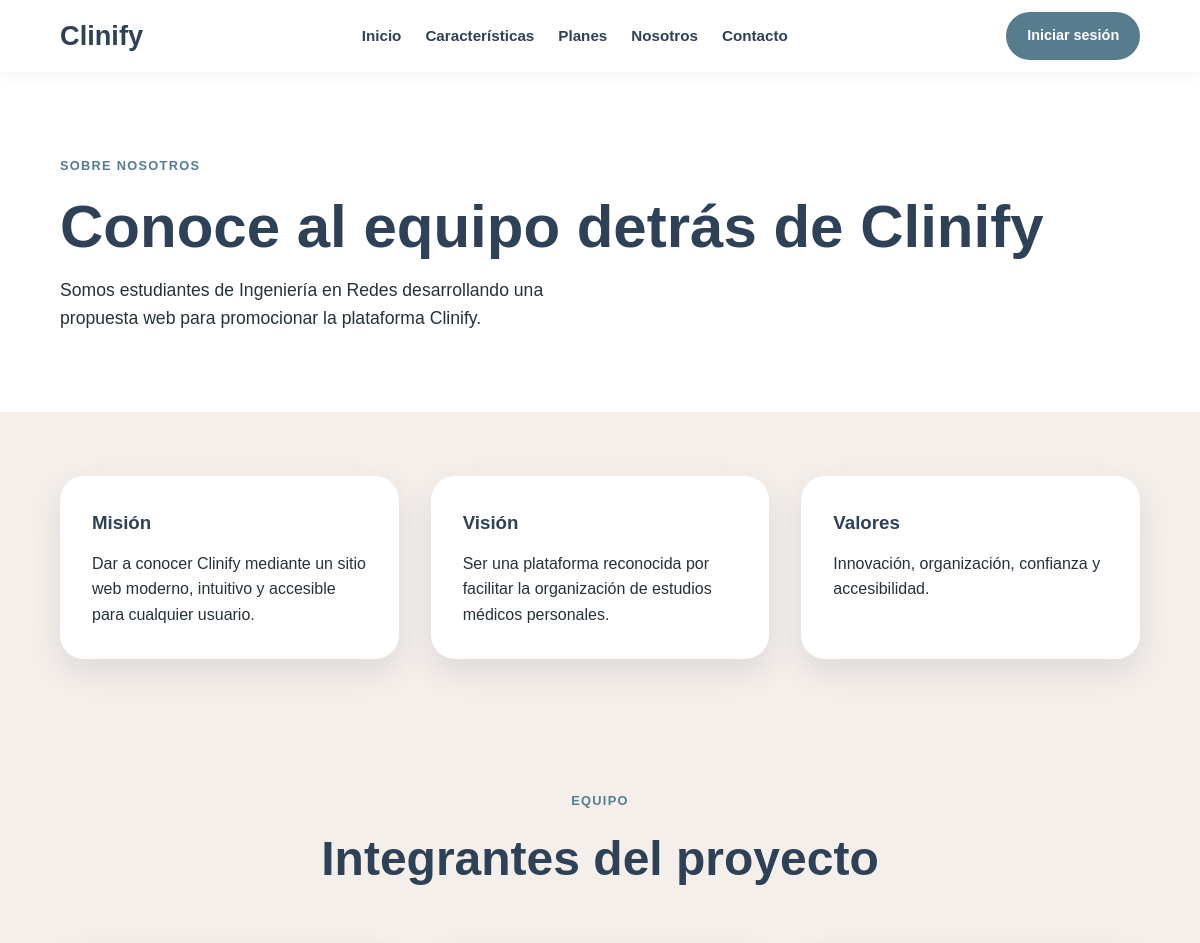
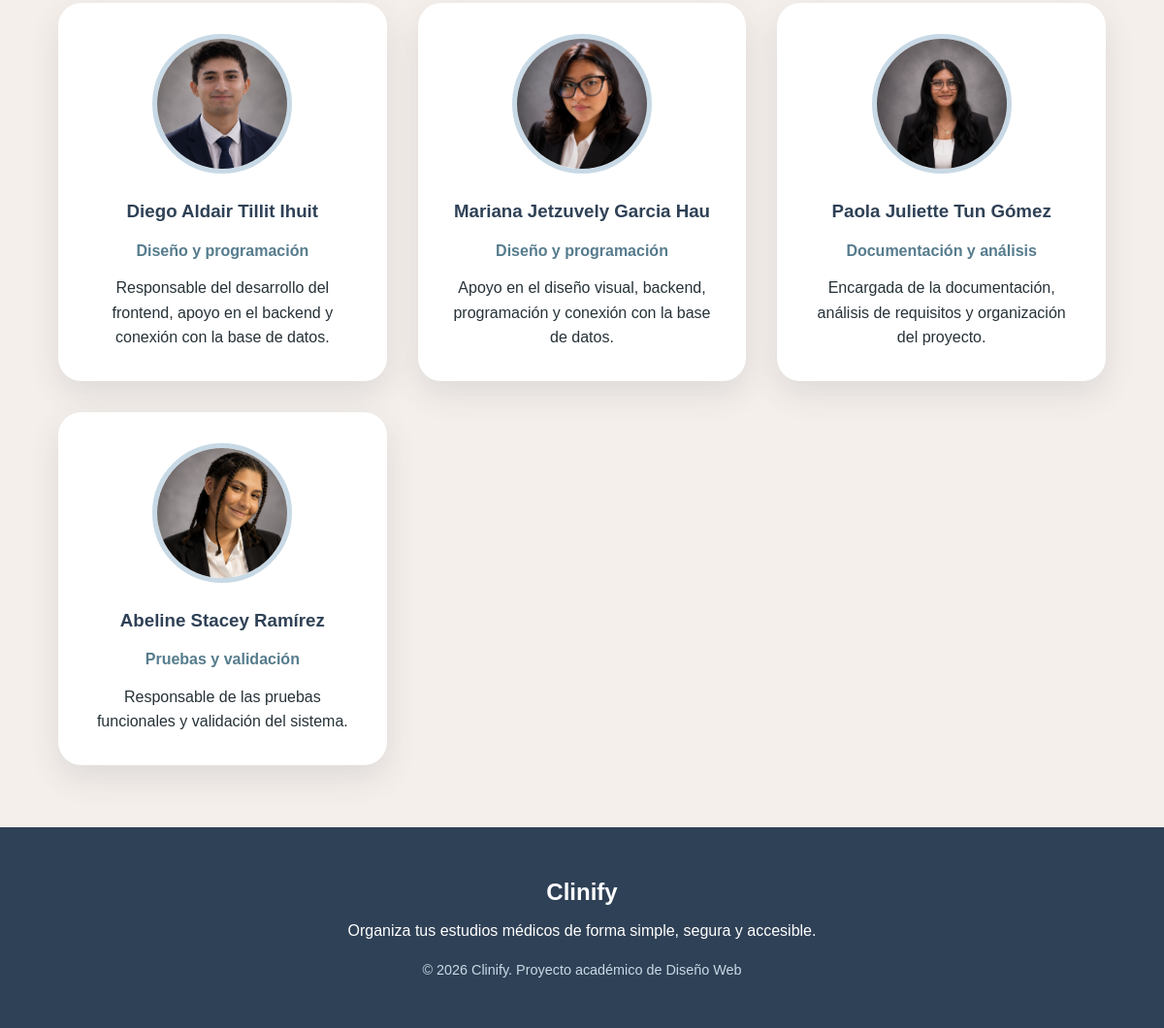
Page /nosotros.php on the committed database (2 pictures, top to bottom).
### tables this page shows
CREATE TABLE equipo (
    id INT AUTO_INCREMENT PRIMARY KEY,
    nombre VARCHAR(100) NOT NULL,
    rol VARCHAR(100) NOT NULL,
    descripcion TEXT NOT NULL
);

### nosotros.php (the view)
<?php
include 'includes/header.php';
include 'includes/navbar.php';
include 'config/conexion.php';
$consulta = "SELECT * FROM equipo ORDER BY id ASC";
$resultado = mysqli_query($conexion, $consulta);
?>
<main>
    <section class="hero hero-simple">
        <div class="contenedor">
            <span class="etiqueta">
                Sobre nosotros
            </span>
            <h1>
                Conoce al equipo detrás de Clinify
            </h1>
            <p>
                Somos estudiantes de Ingeniería en Redes desarrollando una propuesta
                web para promocionar la plataforma Clinify.
            </p>
        </div>
    </section>
    <section class="seccion">
        <div class="contenedor nosotros-grid">
            <article class="card">
                <h3>Misión</h3>
                <p>
                    Dar a conocer Clinify mediante un sitio web moderno,
                    intuitivo y accesible para cualquier usuario.
                </p>
            </article>
            <article class="card">
                <h3>Visión</h3>
                <p>
                    Ser una plataforma reconocida por facilitar la organización
                    de estudios médicos personales.
                </p>
            </article>
            <article class="card">
                <h3>Valores</h3>
                <p>
                    Innovación, organización, confianza y accesibilidad.
                </p>
            </article>
        </div>
    </section>
    <section class="seccion">
        <div class="contenedor">
            <div class="titulo-seccion">
                <span>Equipo</span>
                <h2>
                    Integrantes del proyecto
                </h2>
            </div>
            <div class="grid-3">
                <?php while($integrante = mysqli_fetch_assoc($resultado)){ ?>
                    <article class="card miembro">
                        <img
                            src="assets/img/<?php echo $integrante['id']; ?>.png"
                            alt="<?php echo $integrante['nombre']; ?>">
                        <h3>
                            <?php echo $integrante['nombre']; ?>
                        </h3>
                        <p class="rol-miembro">
                            <?php echo $integrante['rol']; ?>
                        </p>
                        <p class="descripcion-miembro">
                            <?php echo $integrante['descripcion']; ?>
                        </p>
                    </article>
                <?php } ?>
            </div>
        </div>
    </section>
</main>
<?php include 'includes/footer.php'; ?>

### includes/header.php (shortened to what this page needs)
<!DOCTYPE html>
<html lang="es">
<head>
    <link rel="stylesheet" href="assets/css/style.css">
    <link rel="stylesheet" href="assets/css/styleNos.css">
    <link rel="stylesheet" href="assets/css/styleplan.css">
    <link rel="stylesheet" href="assets/css/stylecar.css">
    <link rel="stylesheet" href="assets/css/stylecontac.css">
</head>
<body>

### includes/navbar.php (shortened to what this page needs)
<header class="header">
    <nav class="navbar contenedor">
        <a href="index.php" class="logo">Clinify</a>
        <ul class="menu" id="menu">
            <li><a href="index.php">Inicio</a></li>
            <li><a href="caracteristicas.php">Características</a></li>
            <li><a href="planes.php">Planes</a></li>
            <li><a href="nosotros.php">Nosotros</a></li>
            <li><a href="contacto.php">Contacto</a></li>
        </ul>
        <a href="admin/login.php" class="btn-login">Iniciar sesión</a>
    </nav>
</header>

### includes/footer.php (shortened to what this page needs)
<footer class="footer">
    <div class="contenedor footer-contenido">
        <h2>Clinify</h2>
        <p>Organiza tus estudios médicos de forma simple, segura y accesible.</p>
        <p class="copy">&copy; 2026 Clinify. Proyecto académico de Diseño Web</p>
    </div>
</footer>
</body>
</html>

### assets/css/style.css (style rules this page uses)
:root { --navy: #2F4156; --teal: #567C8D; --sky: #C8D9E6; --beige: #F5EFEB; --white: #FFFFFF; --text: #263238; --radius: 1.5rem; --shadow: 0 0.8rem 2rem rgba(47, 65, 86, 0.12); }
* { margin: 0; padding: 0; box-sizing: border-box; }
body { font-family: Arial, Helvetica, sans-serif; background-color: var(--beige); color: var(--text); line-height: 1.6; }
img { max-width: 100%; display: block; }
a { text-decoration: none; }
ul { list-style: none; }
.contenedor { width: min(90%, 1100px); margin: 0 auto; }
.header { background-color: var(--white); box-shadow: 0 0.2rem 1rem rgba(0, 0, 0, 0.05); position: sticky; top: 0; z-index: 10; }
.navbar { min-height: 4.5rem; display: flex; align-items: center; justify-content: space-between; gap: 1rem; }
.logo { font-size: 1.7rem; font-weight: bold; color: var(--navy); }
.menu { display: flex; gap: 1.5rem; }
.menu a { color: var(--navy); font-size: 0.95rem; font-weight: 600; }
.btn-login, .btn-principal, .btn-secundario { padding: 0.8rem 1.3rem; border-radius: 2rem; font-weight: bold; font-size: 0.9rem; }
.btn-login, .btn-principal { background-color: var(--teal); color: var(--white); }
.hero { background-color: var(--white); padding: 5rem 0; }
.etiqueta, .titulo-seccion span, .info-texto span { color: var(--teal); font-weight: bold; letter-spacing: 0.08rem; text-transform: uppercase; font-size: 0.8rem; }
.hero h1 { font-size: clamp(2.2rem, 5vw, 4.5rem); line-height: 1.1; color: var(--navy); margin: 1rem 0; }
.hero p { font-size: 1.1rem; max-width: 35rem; }
.seccion { padding: 4rem 0; }
.titulo-seccion { text-align: center; margin-bottom: 3rem; }
.titulo-seccion h2 { color: var(--navy); font-size: clamp(1.8rem, 4vw, 3rem); max-width: 45rem; margin: 0.5rem auto 0; }
.grid-3 { display: grid; grid-template-columns: repeat(3, 1fr); gap: 2rem; }
.card, .card-plan, .faq-item { background-color: var(--white); padding: 2rem; border-radius: var(--radius); box-shadow: var(--shadow); }
.card h3, .card-plan h3 { color: var(--navy); margin-bottom: 0.8rem; }
.footer { background-color: var(--navy); color: var(--white); padding: 3rem 0; text-align: center; }
.footer h2 { margin-bottom: 0.5rem; }
.copy { margin-top: 1rem; font-size: 0.9rem; color: var(--sky); }

### assets/css/styleNos.css (style rules this page uses)
.nosotros-grid { display: grid; grid-template-columns: repeat(3, 1fr); gap: 2rem; }
.miembro { text-align: center; }
.miembro img { width: 9rem; height: 9rem; border-radius: 50%; object-fit: cover; margin: auto; margin-bottom: 1.5rem; border: 5px solid var(--sky); }
.rol-miembro { color: var(--teal); font-weight: bold; margin: .8rem 0; }

### rows in the picture
equipo: shows a picture, nombre "Diego Aldair Tillit Ihuit", rol "Diseño y programación", descripcion "Responsable del desarrollo del frontend, apoyo en el backend y conexión con la base de datos."
equipo: shows a picture, nombre "Mariana Jetzuvely Garcia Hau", rol "Diseño y programación", descripcion "Apoyo en el diseño visual, backend, programación y conexión con la base de datos."
equipo: shows a picture, nombre "Paola Juliette Tun Gómez", rol "Documentación y análisis", descripcion "Encargada de la documentación, análisis de requisitos y organización del proyecto."
equipo: shows a picture, nombre "Abeline Stacey Ramírez", rol "Pruebas y validación", descripcion "Responsable de las pruebas funcionales y validación del sistema."
